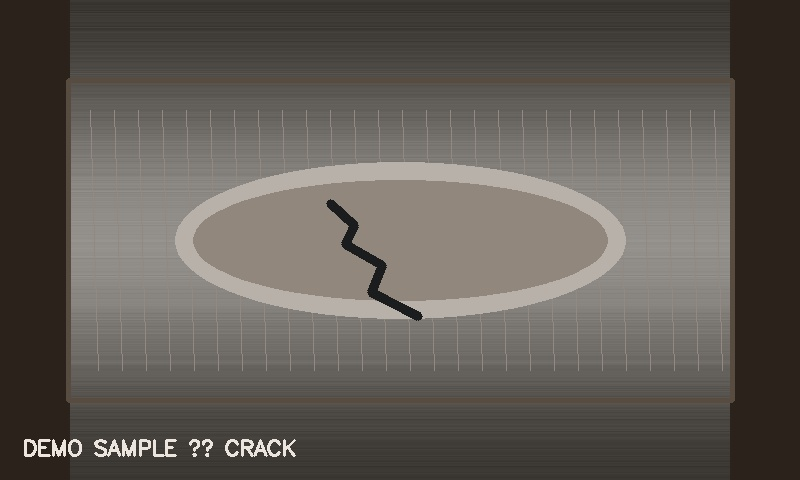
#> input picture backend/sample_images/sample_crack.jpg, 800 x 480 px
$ python -i preprocessing.py   (imports and definitions only)
#> lines starting #> are read from the running program, lines starting #| are printed output that depends on the picture; after the words box and inside, x2 and y2 are one past the last pixel; in counts of white or black regions, pixels touching at a corner belong together
#> further down, picture is the input picture: shape (480, 800, 3); mean B, G, R 85.4, 91.6, 96.8
import cv2
import numpy as np

def preprocess(image):
    gray = cv2.cvtColor(image, cv2.COLOR_BGR2GRAY)
    denoised = cv2.GaussianBlur(gray, (5, 5), 0)
    normalized = cv2.normalize(denoised, None, 0, 255, cv2.NORM_MINMAX)
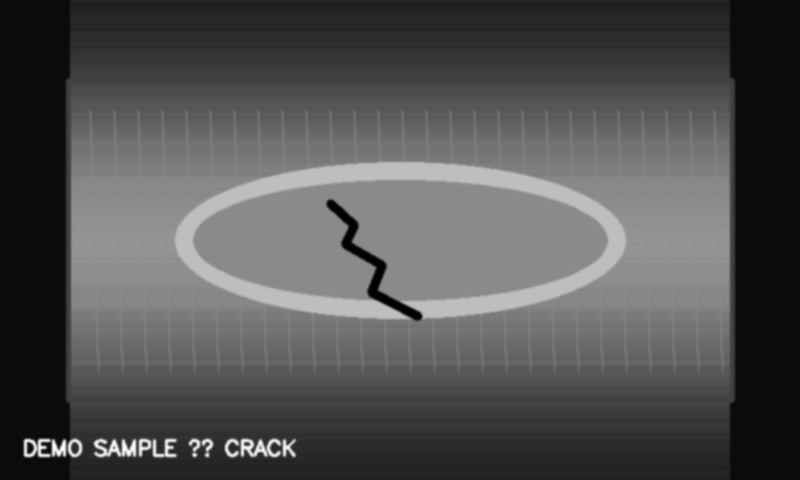
#> normalized: shape (480, 800); min 0, max 255, mean 82
    edges = cv2.Canny(normalized, 45, 130)
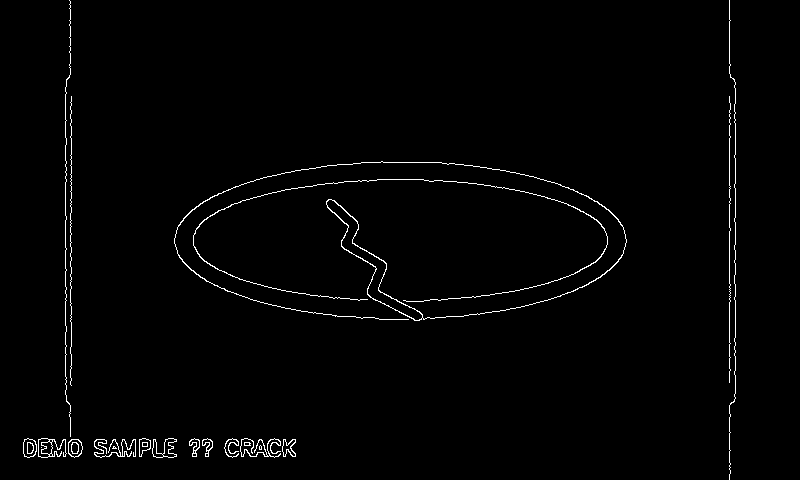
#> edges: shape (480, 800); 1.4% white in thin lines or dots, all inside (x1, y1, x2, y2) = (23, 0, 736, 480)
    return normalized, edges

>>> import cv2
>>> picture = cv2.imread('../sample_images/sample_crack.jpg')
>>> result = preprocess(picture)
